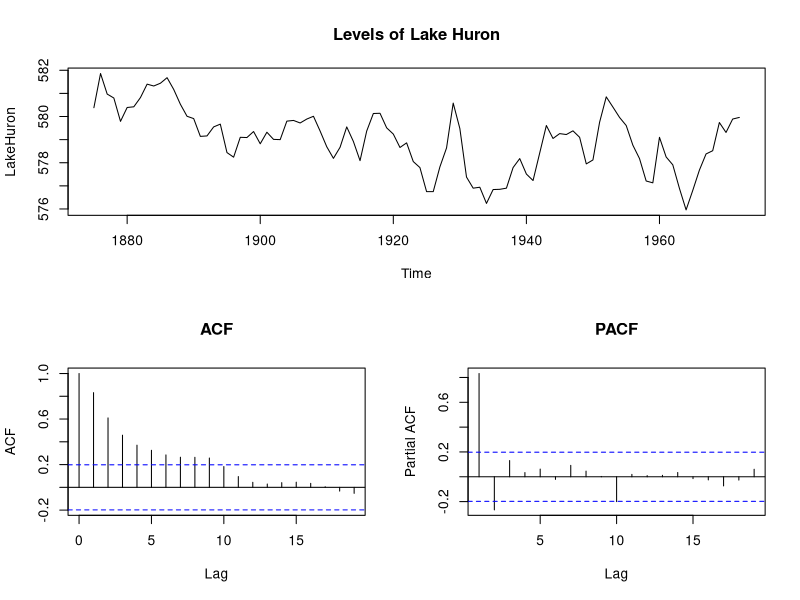
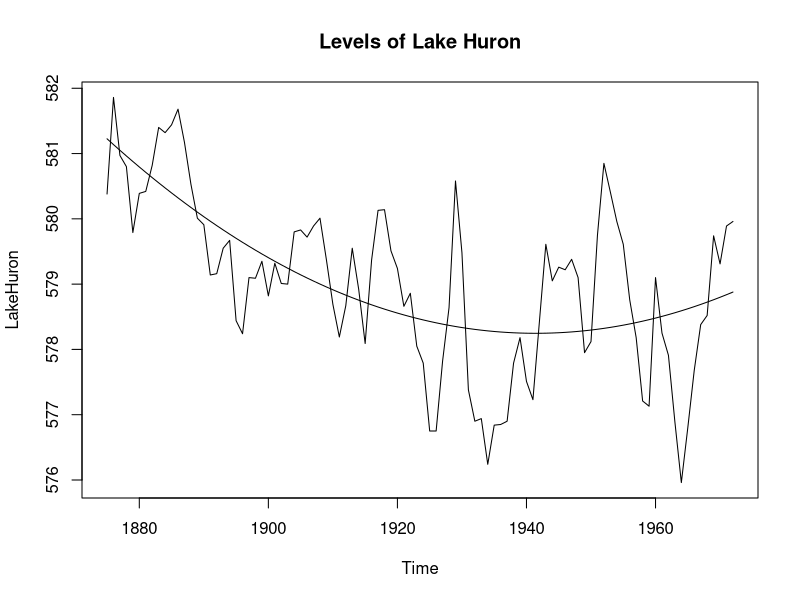
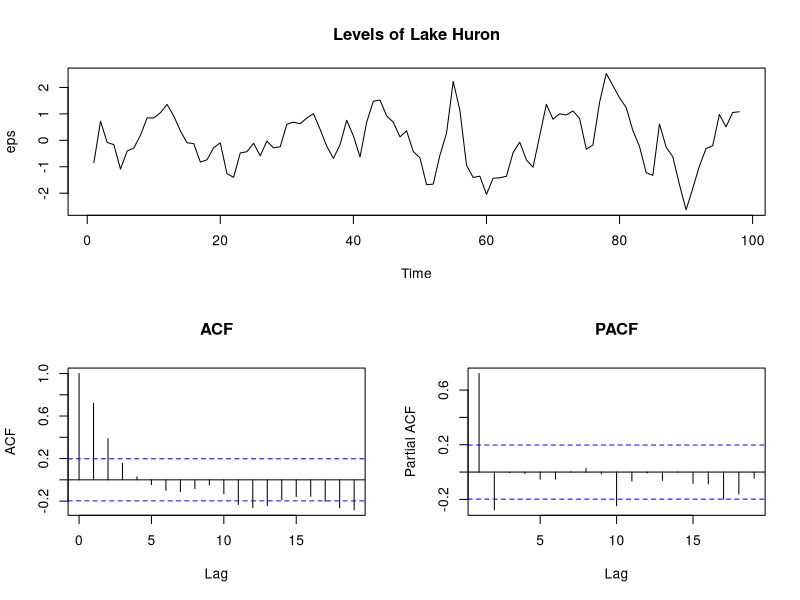
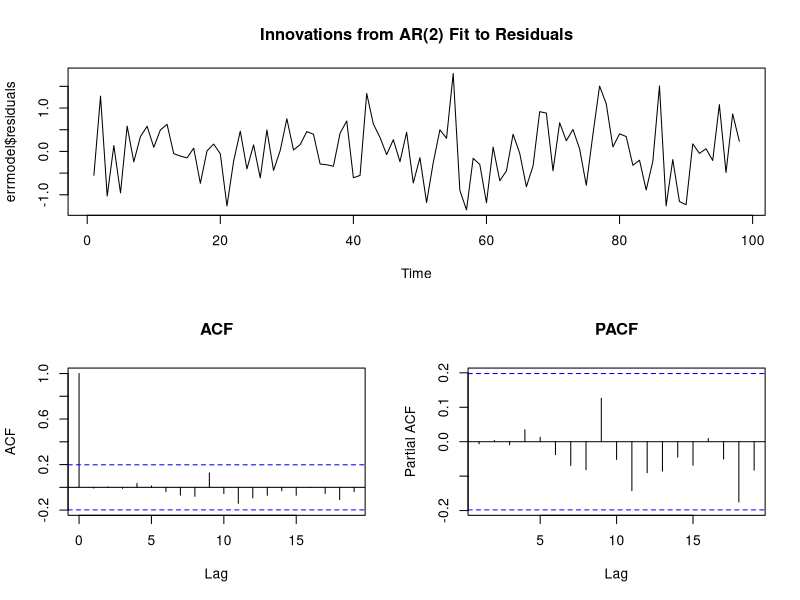
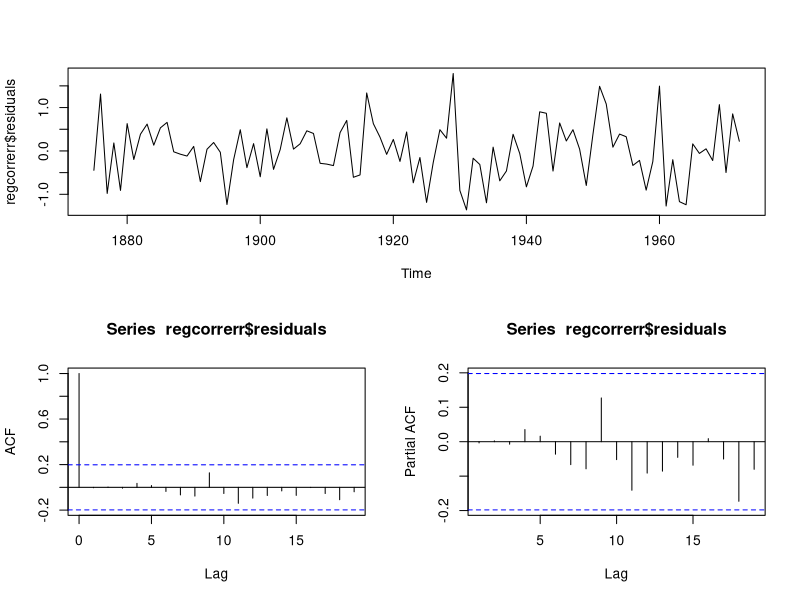

Reproduce these figures in R, in order.

# Regression with Time Series Errors

library(forecast) 
install.packages('forecast', dependencies = TRUE)

help(LakeHuron)
#look at data
layout(matrix(c(1,1,2,3),2,2,byrow = T))
plot(LakeHuron, main='Levels of Lake Huron')  # I c a trend
acf(LakeHuron, main='ACF')  # Maybe weak trend
pacf(LakeHuron, main='PACF')

# 1. Remove the least-squares trend. 
  
Years = 1875:1972
Y2 = Years*Years
lsfit = lm(LakeHuron~Years + Y2)
summary(lsfit)
dev.off()
plot(LakeHuron, main='Levels of Lake Huron')
lines(Years,lsfit$fitted.values)

eps = ts(lsfit$residuals)

# 2. Find a time series model for the residuals.
layout(matrix(c(1,1,2,3),2,2,byrow = T))
plot(eps, main='Levels of Lake Huron')  
acf(eps, main='ACF')  
pacf(eps, main='PACF')
##########
errmodel = auto.arima(eps)  # Chooses the best-fit ARIMA model.
                           
# Spot-check the fit
plot(errmodel$residuals, main='Innovations from AR(2) Fit to Residuals')
acf(errmodel$residuals, main='ACF')
pacf(errmodel$residuals, main='PACF')
# And this spot-check looks good.

#time series model / regression with
#correlated errors
regcorrerr = arima(LakeHuron, xreg = cbind(Years,Y2), order = c(2,0,0))
summary(regcorrerr)
plot(regcorrerr$residuals)
acf(regcorrerr$residuals)
pacf(regcorrerr$residuals)
# Compare the inferences for the parameters between the two models.
cbind(lsfit$coefficients,confint(lsfit))
cbind(regcorrerr$coef,confint(regcorrerr))
